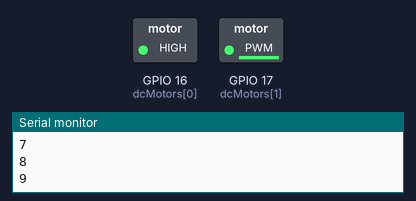
A sketch run on a simulated ESP32. Parts: switched loads named in the sketch (green lamp = pin HIGH), the last lines printed to the serial monitor.

Above: at 0.1 s.
At 10.3 s:
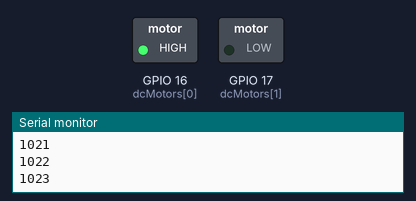
At 22.6 s:
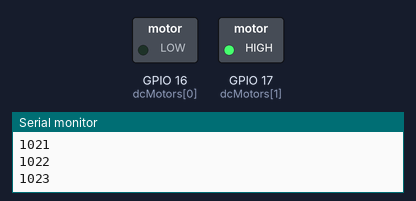
At 23.6 s:
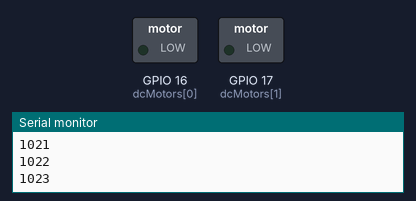
Timing chart, 0 to 25.1 s (numbered marks = the images above):
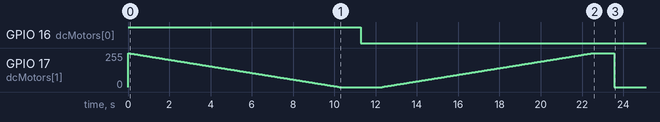

The sketch:

343.ino
```cpp
#include "soc/soc.h"
#include "soc/rtc_cntl_reg.h"

const int dcMotors[] = {16,17};
const int mot_channels[] = {0};
const int mot_freq = 10000;
const int mot_res = 10;

void setup() {
  WRITE_PERI_REG(RTC_CNTL_BROWN_OUT_REG, 0);

  Serial.begin(115200);

  // init motor
  pinMode(dcMotors[0], OUTPUT);
  ledcAttachPin(dcMotors[1], mot_channels[0]);
  ledcSetup(mot_channels[0], mot_freq, mot_res);

  // go forward
  digitalWrite(dcMotors[0], HIGH);

  // speed up
  for(int spd=0;spd<=1023;spd++) {
    Serial.println(spd);
    ledcWrite(mot_channels[0], 1023-spd);
    delay(10);
  }

  delay(1000);

  // stop motor
  digitalWrite(dcMotors[0], LOW);
  ledcWrite(mot_channels[0], 0);

  delay(1000);

  // go backward
  digitalWrite(dcMotors[0], LOW);

  // speed up
  for(int spd=0;spd<=1023;spd++) {
    Serial.println(spd);
    ledcWrite(mot_channels[0], spd);
    delay(10);
  }

  delay(1000);

  // stop motor
  digitalWrite(dcMotors[0], LOW);
  ledcWrite(mot_channels[0], 0);
}

void loop() {

}
```
